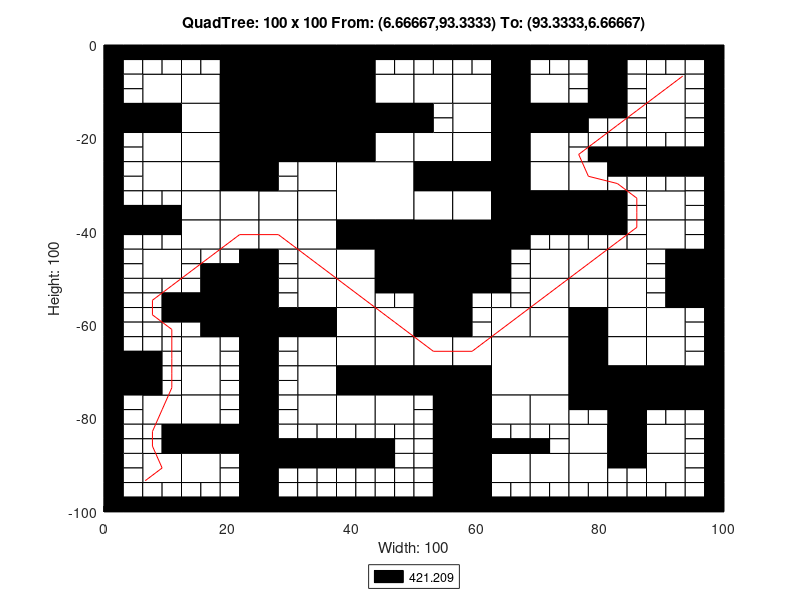

This figure's MATLAB source:
axis([0 100 -100 0]);
title('QuadTree: 100 x 100 From: (6.66667,93.3333) To: (93.3333,6.66667)');
xlabel('Width: 100');
ylabel('Height: 100');
rectangle('Position',[25 -12.5 12.5 12.5], 'FaceColor',[0 0 0]);
rectangle('Position',[25 -25 12.5 12.5], 'FaceColor',[0 0 0]);
rectangle('Position',[37.5 -37.5 12.5 12.5], 'FaceColor',[1 1 1]);
rectangle('Position',[50 -50 12.5 12.5], 'FaceColor',[0 0 0]);
rectangle('Position',[62.5 -75 12.5 12.5], 'FaceColor',[1 1 1]);
rectangle('Position',[6.25 -12.5 6.25 6.25], 'FaceColor',[1 1 1]);
rectangle('Position',[18.75 -6.25 6.25 6.25], 'FaceColor',[0 0 0]);
rectangle('Position',[12.5 -12.5 6.25 6.25], 'FaceColor',[1 1 1]);
rectangle('Position',[18.75 -12.5 6.25 6.25], 'FaceColor',[0 0 0]);
rectangle('Position',[0 -18.75 6.25 6.25], 'FaceColor',[0 0 0]);
rectangle('Position',[6.25 -18.75 6.25 6.25], 'FaceColor',[0 0 0]);
rectangle('Position',[6.25 -25 6.25 6.25], 'FaceColor',[1 1 1]);
rectangle('Position',[12.5 -18.75 6.25 6.25], 'FaceColor',[1 1 1]);
rectangle('Position',[18.75 -18.75 6.25 6.25], 'FaceColor',[0 0 0]);
rectangle('Position',[12.5 -25 6.25 6.25], 'FaceColor',[1 1 1]);
rectangle('Position',[18.75 -25 6.25 6.25], 'FaceColor',[0 0 0]);
rectangle('Position',[37.5 -6.25 6.25 6.25], 'FaceColor',[0 0 0]);
rectangle('Position',[37.5 -12.5 6.25 6.25], 'FaceColor',[0 0 0]);
rectangle('Position',[43.75 -12.5 6.25 6.25], 'FaceColor',[1 1 1]);
rectangle('Position',[37.5 -18.75 6.25 6.25], 'FaceColor',[0 0 0]);
rectangle('Position',[43.75 -18.75 6.25 6.25], 'FaceColor',[0 0 0]);
rectangle('Position',[37.5 -25 6.25 6.25], 'FaceColor',[0 0 0]);
rectangle('Position',[43.75 -25 6.25 6.25], 'FaceColor',[1 1 1]);
rectangle('Position',[6.25 -31.25 6.25 6.25], 'FaceColor',[1 1 1]);
rectangle('Position',[12.5 -31.25 6.25 6.25], 'FaceColor',[1 1 1]);
rectangle('Position',[18.75 -31.25 6.25 6.25], 'FaceColor',[0 0 0]);
rectangle('Position',[12.5 -37.5 6.25 6.25], 'FaceColor',[1 1 1]);
rectangle('Position',[18.75 -37.5 6.25 6.25], 'FaceColor',[1 1 1]);
rectangle('Position',[6.25 -50 6.25 6.25], 'FaceColor',[1 1 1]);
rectangle('Position',[12.5 -43.75 6.25 6.25], 'FaceColor',[1 1 1]);
rectangle('Position',[18.75 -43.75 6.25 6.25], 'FaceColor',[1 1 1]);
rectangle('Position',[31.25 -31.25 6.25 6.25], 'FaceColor',[1 1 1]);
rectangle('Position',[25 -37.5 6.25 6.25], 'FaceColor',[1 1 1]);
rectangle('Position',[31.25 -37.5 6.25 6.25], 'FaceColor',[1 1 1]);
rectangle('Position',[25 -43.75 6.25 6.25], 'FaceColor',[1 1 1]);
rectangle('Position',[31.25 -43.75 6.25 6.25], 'FaceColor',[1 1 1]);
rectangle('Position',[31.25 -50 6.25 6.25], 'FaceColor',[1 1 1]);
rectangle('Position',[37.5 -43.75 6.25 6.25], 'FaceColor',[0 0 0]);
rectangle('Position',[43.75 -43.75 6.25 6.25], 'FaceColor',[0 0 0]);
rectangle('Position',[37.5 -50 6.25 6.25], 'FaceColor',[1 1 1]);
rectangle('Position',[43.75 -50 6.25 6.25], 'FaceColor',[0 0 0]);
rectangle('Position',[50 -12.5 6.25 6.25], 'FaceColor',[1 1 1]);
rectangle('Position',[56.25 -12.5 6.25 6.25], 'FaceColor',[1 1 1]);
rectangle('Position',[62.5 -6.25 6.25 6.25], 'FaceColor',[0 0 0]);
rectangle('Position',[62.5 -12.5 6.25 6.25], 'FaceColor',[0 0 0]);
rectangle('Position',[68.75 -12.5 6.25 6.25], 'FaceColor',[1 1 1]);
rectangle('Position',[56.25 -18.75 6.25 6.25], 'FaceColor',[1 1 1]);
rectangle('Position',[50 -25 6.25 6.25], 'FaceColor',[1 1 1]);
rectangle('Position',[56.25 -25 6.25 6.25], 'FaceColor',[1 1 1]);
rectangle('Position',[62.5 -18.75 6.25 6.25], 'FaceColor',[0 0 0]);
rectangle('Position',[68.75 -18.75 6.25 6.25], 'FaceColor',[0 0 0]);
rectangle('Position',[62.5 -25 6.25 6.25], 'FaceColor',[0 0 0]);
rectangle('Position',[68.75 -25 6.25 6.25], 'FaceColor',[1 1 1]);
rectangle('Position',[87.5 -12.5 6.25 6.25], 'FaceColor',[1 1 1]);
rectangle('Position',[87.5 -18.75 6.25 6.25], 'FaceColor',[1 1 1]);
rectangle('Position',[50 -31.25 6.25 6.25], 'FaceColor',[0 0 0]);
rectangle('Position',[56.25 -31.25 6.25 6.25], 'FaceColor',[0 0 0]);
rectangle('Position',[50 -37.5 6.25 6.25], 'FaceColor',[1 1 1]);
rectangle('Position',[56.25 -37.5 6.25 6.25], 'FaceColor',[1 1 1]);
rectangle('Position',[62.5 -31.25 6.25 6.25], 'FaceColor',[0 0 0]);
rectangle('Position',[68.75 -31.25 6.25 6.25], 'FaceColor',[1 1 1]);
rectangle('Position',[62.5 -37.5 6.25 6.25], 'FaceColor',[0 0 0]);
rectangle('Position',[68.75 -37.5 6.25 6.25], 'FaceColor',[0 0 0]);
rectangle('Position',[62.5 -43.75 6.25 6.25], 'FaceColor',[0 0 0]);
rectangle('Position',[68.75 -50 6.25 6.25], 'FaceColor',[1 1 1]);
rectangle('Position',[75 -31.25 6.25 6.25], 'FaceColor',[1 1 1]);
rectangle('Position',[75 -37.5 6.25 6.25], 'FaceColor',[0 0 0]);
rectangle('Position',[87.5 -37.5 6.25 6.25], 'FaceColor',[1 1 1]);
rectangle('Position',[75 -50 6.25 6.25], 'FaceColor',[1 1 1]);
rectangle('Position',[81.25 -50 6.25 6.25], 'FaceColor',[1 1 1]);
rectangle('Position',[87.5 -43.75 6.25 6.25], 'FaceColor',[1 1 1]);
rectangle('Position',[93.75 -50 6.25 6.25], 'FaceColor',[0 0 0]);
rectangle('Position',[18.75 -56.25 6.25 6.25], 'FaceColor',[0 0 0]);
rectangle('Position',[18.75 -62.5 6.25 6.25], 'FaceColor',[0 0 0]);
rectangle('Position',[0 -75 6.25 6.25], 'FaceColor',[0 0 0]);
rectangle('Position',[12.5 -68.75 6.25 6.25], 'FaceColor',[1 1 1]);
rectangle('Position',[12.5 -75 6.25 6.25], 'FaceColor',[1 1 1]);
rectangle('Position',[31.25 -56.25 6.25 6.25], 'FaceColor',[1 1 1]);
rectangle('Position',[25 -62.5 6.25 6.25], 'FaceColor',[0 0 0]);
rectangle('Position',[31.25 -62.5 6.25 6.25], 'FaceColor',[0 0 0]);
rectangle('Position',[37.5 -56.25 6.25 6.25], 'FaceColor',[1 1 1]);
rectangle('Position',[37.5 -62.5 6.25 6.25], 'FaceColor',[1 1 1]);
rectangle('Position',[43.75 -62.5 6.25 6.25], 'FaceColor',[1 1 1]);
rectangle('Position',[31.25 -68.75 6.25 6.25], 'FaceColor',[1 1 1]);
rectangle('Position',[31.25 -75 6.25 6.25], 'FaceColor',[1 1 1]);
rectangle('Position',[37.5 -68.75 6.25 6.25], 'FaceColor',[1 1 1]);
rectangle('Position',[43.75 -68.75 6.25 6.25], 'FaceColor',[1 1 1]);
rectangle('Position',[37.5 -75 6.25 6.25], 'FaceColor',[0 0 0]);
rectangle('Position',[43.75 -75 6.25 6.25], 'FaceColor',[0 0 0]);
rectangle('Position',[6.25 -81.25 6.25 6.25], 'FaceColor',[1 1 1]);
rectangle('Position',[12.5 -81.25 6.25 6.25], 'FaceColor',[1 1 1]);
rectangle('Position',[12.5 -87.5 6.25 6.25], 'FaceColor',[0 0 0]);
rectangle('Position',[18.75 -87.5 6.25 6.25], 'FaceColor',[0 0 0]);
rectangle('Position',[6.25 -93.75 6.25 6.25], 'FaceColor',[1 1 1]);
rectangle('Position',[12.5 -93.75 6.25 6.25], 'FaceColor',[1 1 1]);
rectangle('Position',[31.25 -81.25 6.25 6.25], 'FaceColor',[1 1 1]);
rectangle('Position',[37.5 -81.25 6.25 6.25], 'FaceColor',[1 1 1]);
rectangle('Position',[43.75 -81.25 6.25 6.25], 'FaceColor',[1 1 1]);
rectangle('Position',[50 -56.25 6.25 6.25], 'FaceColor',[0 0 0]);
rectangle('Position',[50 -62.5 6.25 6.25], 'FaceColor',[0 0 0]);
rectangle('Position',[68.75 -56.25 6.25 6.25], 'FaceColor',[1 1 1]);
rectangle('Position',[62.5 -62.5 6.25 6.25], 'FaceColor',[1 1 1]);
rectangle('Position',[68.75 -62.5 6.25 6.25], 'FaceColor',[1 1 1]);
rectangle('Position',[50 -68.75 6.25 6.25], 'FaceColor',[1 1 1]);
rectangle('Position',[56.25 -68.75 6.25 6.25], 'FaceColor',[1 1 1]);
rectangle('Position',[50 -75 6.25 6.25], 'FaceColor',[0 0 0]);
rectangle('Position',[56.25 -75 6.25 6.25], 'FaceColor',[0 0 0]);
rectangle('Position',[75 -56.25 6.25 6.25], 'FaceColor',[1 1 1]);
rectangle('Position',[81.25 -56.25 6.25 6.25], 'FaceColor',[1 1 1]);
rectangle('Position',[75 -62.5 6.25 6.25], 'FaceColor',[0 0 0]);
rectangle('Position',[81.25 -62.5 6.25 6.25], 'FaceColor',[1 1 1]);
rectangle('Position',[93.75 -56.25 6.25 6.25], 'FaceColor',[0 0 0]);
rectangle('Position',[87.5 -62.5 6.25 6.25], 'FaceColor',[1 1 1]);
rectangle('Position',[75 -68.75 6.25 6.25], 'FaceColor',[0 0 0]);
rectangle('Position',[81.25 -68.75 6.25 6.25], 'FaceColor',[1 1 1]);
rectangle('Position',[75 -75 6.25 6.25], 'FaceColor',[0 0 0]);
rectangle('Position',[81.25 -75 6.25 6.25], 'FaceColor',[0 0 0]);
rectangle('Position',[87.5 -68.75 6.25 6.25], 'FaceColor',[1 1 1]);
rectangle('Position',[87.5 -75 6.25 6.25], 'FaceColor',[0 0 0]);
rectangle('Position',[93.75 -75 6.25 6.25], 'FaceColor',[0 0 0]);
rectangle('Position',[56.25 -81.25 6.25 6.25], 'FaceColor',[0 0 0]);
rectangle('Position',[56.25 -87.5 6.25 6.25], 'FaceColor',[0 0 0]);
rectangle('Position',[62.5 -81.25 6.25 6.25], 'FaceColor',[1 1 1]);
rectangle('Position',[68.75 -81.25 6.25 6.25], 'FaceColor',[1 1 1]);
rectangle('Position',[56.25 -93.75 6.25 6.25], 'FaceColor',[0 0 0]);
rectangle('Position',[56.25 -100 6.25 6.25], 'FaceColor',[0 0 0]);
rectangle('Position',[62.5 -93.75 6.25 6.25], 'FaceColor',[1 1 1]);
rectangle('Position',[68.75 -93.75 6.25 6.25], 'FaceColor',[1 1 1]);
rectangle('Position',[81.25 -81.25 6.25 6.25], 'FaceColor',[0 0 0]);
rectangle('Position',[75 -87.5 6.25 6.25], 'FaceColor',[1 1 1]);
rectangle('Position',[81.25 -87.5 6.25 6.25], 'FaceColor',[0 0 0]);
rectangle('Position',[87.5 -87.5 6.25 6.25], 'FaceColor',[1 1 1]);
rectangle('Position',[75 -93.75 6.25 6.25], 'FaceColor',[1 1 1]);
rectangle('Position',[87.5 -93.75 6.25 6.25], 'FaceColor',[1 1 1]);
rectangle('Position',[0 -3.125 3.125 3.125], 'FaceColor',[0 0 0]);
rectangle('Position',[3.125 -3.125 3.125 3.125], 'FaceColor',[0 0 0]);
rectangle('Position',[0 -6.25 3.125 3.125], 'FaceColor',[0 0 0]);
rectangle('Position',[3.125 -6.25 3.125 3.125], 'FaceColor',[1 1 1]);
rectangle('Position',[6.25 -3.125 3.125 3.125], 'FaceColor',[0 0 0]);
rectangle('Position',[9.375 -3.125 3.125 3.125], 'FaceColor',[0 0 0]);
rectangle('Position',[6.25 -6.25 3.125 3.125], 'FaceColor',[1 1 1]);
rectangle('Position',[9.375 -6.25 3.125 3.125], 'FaceColor',[1 1 1]);
rectangle('Position',[0 -9.375 3.125 3.125], 'FaceColor',[0 0 0]);
rectangle('Position',[3.125 -9.375 3.125 3.125], 'FaceColor',[1 1 1]);
rectangle('Position',[0 -12.5 3.125 3.125], 'FaceColor',[0 0 0]);
rectangle('Position',[3.125 -12.5 3.125 3.125], 'FaceColor',[1 1 1]);
rectangle('Position',[12.5 -3.125 3.125 3.125], 'FaceColor',[0 0 0]);
rectangle('Position',[15.625 -3.125 3.125 3.125], 'FaceColor',[0 0 0]);
rectangle('Position',[12.5 -6.25 3.125 3.125], 'FaceColor',[1 1 1]);
rectangle('Position',[15.625 -6.25 3.125 3.125], 'FaceColor',[1 1 1]);
rectangle('Position',[0 -21.875 3.125 3.125], 'FaceColor',[0 0 0]);
rectangle('Position',[3.125 -21.875 3.125 3.125], 'FaceColor',[1 1 1]);
rectangle('Position',[0 -25 3.125 3.125], 'FaceColor',[0 0 0]);
rectangle('Position',[3.125 -25 3.125 3.125], 'FaceColor',[1 1 1]);
rectangle('Position',[43.75 -3.125 3.125 3.125], 'FaceColor',[0 0 0]);
rectangle('Position',[46.875 -3.125 3.125 3.125], 'FaceColor',[0 0 0]);
rectangle('Position',[43.75 -6.25 3.125 3.125], 'FaceColor',[1 1 1]);
rectangle('Position',[46.875 -6.25 3.125 3.125], 'FaceColor',[1 1 1]);
rectangle('Position',[0 -28.125 3.125 3.125], 'FaceColor',[0 0 0]);
rectangle('Position',[3.125 -28.125 3.125 3.125], 'FaceColor',[1 1 1]);
rectangle('Position',[0 -31.25 3.125 3.125], 'FaceColor',[0 0 0]);
rectangle('Position',[3.125 -31.25 3.125 3.125], 'FaceColor',[1 1 1]);
rectangle('Position',[0 -34.375 3.125 3.125], 'FaceColor',[0 0 0]);
rectangle('Position',[3.125 -34.375 3.125 3.125], 'FaceColor',[1 1 1]);
rectangle('Position',[0 -37.5 3.125 3.125], 'FaceColor',[0 0 0]);
rectangle('Position',[3.125 -37.5 3.125 3.125], 'FaceColor',[0 0 0]);
rectangle('Position',[6.25 -34.375 3.125 3.125], 'FaceColor',[1 1 1]);
rectangle('Position',[9.375 -34.375 3.125 3.125], 'FaceColor',[1 1 1]);
rectangle('Position',[6.25 -37.5 3.125 3.125], 'FaceColor',[0 0 0]);
rectangle('Position',[9.375 -37.5 3.125 3.125], 'FaceColor',[0 0 0]);
rectangle('Position',[0 -40.625 3.125 3.125], 'FaceColor',[0 0 0]);
rectangle('Position',[3.125 -40.625 3.125 3.125], 'FaceColor',[0 0 0]);
rectangle('Position',[0 -43.75 3.125 3.125], 'FaceColor',[0 0 0]);
rectangle('Position',[3.125 -43.75 3.125 3.125], 'FaceColor',[1 1 1]);
rectangle('Position',[6.25 -40.625 3.125 3.125], 'FaceColor',[0 0 0]);
rectangle('Position',[9.375 -40.625 3.125 3.125], 'FaceColor',[0 0 0]);
rectangle('Position',[6.25 -43.75 3.125 3.125], 'FaceColor',[1 1 1]);
rectangle('Position',[9.375 -43.75 3.125 3.125], 'FaceColor',[1 1 1]);
rectangle('Position',[0 -46.875 3.125 3.125], 'FaceColor',[0 0 0]);
rectangle('Position',[3.125 -46.875 3.125 3.125], 'FaceColor',[1 1 1]);
rectangle('Position',[0 -50 3.125 3.125], 'FaceColor',[0 0 0]);
rectangle('Position',[3.125 -50 3.125 3.125], 'FaceColor',[1 1 1]);
rectangle('Position',[12.5 -46.875 3.125 3.125], 'FaceColor',[1 1 1]);
rectangle('Position',[15.625 -46.875 3.125 3.125], 'FaceColor',[1 1 1]);
rectangle('Position',[12.5 -50 3.125 3.125], 'FaceColor',[1 1 1]);
rectangle('Position',[15.625 -50 3.125 3.125], 'FaceColor',[0 0 0]);
rectangle('Position',[18.75 -46.875 3.125 3.125], 'FaceColor',[1 1 1]);
rectangle('Position',[21.875 -46.875 3.125 3.125], 'FaceColor',[0 0 0]);
rectangle('Position',[18.75 -50 3.125 3.125], 'FaceColor',[0 0 0]);
rectangle('Position',[21.875 -50 3.125 3.125], 'FaceColor',[0 0 0]);
rectangle('Position',[25 -28.125 3.125 3.125], 'FaceColor',[0 0 0]);
rectangle('Position',[28.125 -28.125 3.125 3.125], 'FaceColor',[1 1 1]);
rectangle('Position',[25 -31.25 3.125 3.125], 'FaceColor',[0 0 0]);
rectangle('Position',[28.125 -31.25 3.125 3.125], 'FaceColor',[1 1 1]);
rectangle('Position',[25 -46.875 3.125 3.125], 'FaceColor',[0 0 0]);
rectangle('Position',[28.125 -46.875 3.125 3.125], 'FaceColor',[1 1 1]);
rectangle('Position',[25 -50 3.125 3.125], 'FaceColor',[0 0 0]);
rectangle('Position',[28.125 -50 3.125 3.125], 'FaceColor',[1 1 1]);
rectangle('Position',[50 -3.125 3.125 3.125], 'FaceColor',[0 0 0]);
rectangle('Position',[53.125 -3.125 3.125 3.125], 'FaceColor',[0 0 0]);
rectangle('Position',[50 -6.25 3.125 3.125], 'FaceColor',[1 1 1]);
rectangle('Position',[53.125 -6.25 3.125 3.125], 'FaceColor',[1 1 1]);
rectangle('Position',[56.25 -3.125 3.125 3.125], 'FaceColor',[0 0 0]);
rectangle('Position',[59.375 -3.125 3.125 3.125], 'FaceColor',[0 0 0]);
rectangle('Position',[56.25 -6.25 3.125 3.125], 'FaceColor',[1 1 1]);
rectangle('Position',[59.375 -6.25 3.125 3.125], 'FaceColor',[1 1 1]);
rectangle('Position',[68.75 -3.125 3.125 3.125], 'FaceColor',[0 0 0]);
rectangle('Position',[71.875 -3.125 3.125 3.125], 'FaceColor',[0 0 0]);
rectangle('Position',[68.75 -6.25 3.125 3.125], 'FaceColor',[1 1 1]);
rectangle('Position',[71.875 -6.25 3.125 3.125], 'FaceColor',[1 1 1]);
rectangle('Position',[50 -15.625 3.125 3.125], 'FaceColor',[0 0 0]);
rectangle('Position',[53.125 -15.625 3.125 3.125], 'FaceColor',[1 1 1]);
rectangle('Position',[50 -18.75 3.125 3.125], 'FaceColor',[0 0 0]);
rectangle('Position',[53.125 -18.75 3.125 3.125], 'FaceColor',[1 1 1]);
rectangle('Position',[75 -3.125 3.125 3.125], 'FaceColor',[0 0 0]);
rectangle('Position',[78.125 -3.125 3.125 3.125], 'FaceColor',[0 0 0]);
rectangle('Position',[75 -6.25 3.125 3.125], 'FaceColor',[1 1 1]);
rectangle('Position',[78.125 -6.25 3.125 3.125], 'FaceColor',[0 0 0]);
rectangle('Position',[81.25 -3.125 3.125 3.125], 'FaceColor',[0 0 0]);
rectangle('Position',[84.375 -3.125 3.125 3.125], 'FaceColor',[0 0 0]);
rectangle('Position',[81.25 -6.25 3.125 3.125], 'FaceColor',[0 0 0]);
rectangle('Position',[84.375 -6.25 3.125 3.125], 'FaceColor',[1 1 1]);
rectangle('Position',[75 -9.375 3.125 3.125], 'FaceColor',[1 1 1]);
rectangle('Position',[78.125 -9.375 3.125 3.125], 'FaceColor',[0 0 0]);
rectangle('Position',[75 -12.5 3.125 3.125], 'FaceColor',[1 1 1]);
rectangle('Position',[78.125 -12.5 3.125 3.125], 'FaceColor',[0 0 0]);
rectangle('Position',[81.25 -9.375 3.125 3.125], 'FaceColor',[0 0 0]);
rectangle('Position',[84.375 -9.375 3.125 3.125], 'FaceColor',[1 1 1]);
rectangle('Position',[81.25 -12.5 3.125 3.125], 'FaceColor',[0 0 0]);
rectangle('Position',[84.375 -12.5 3.125 3.125], 'FaceColor',[1 1 1]);
rectangle('Position',[87.5 -3.125 3.125 3.125], 'FaceColor',[0 0 0]);
rectangle('Position',[90.625 -3.125 3.125 3.125], 'FaceColor',[0 0 0]);
rectangle('Position',[87.5 -6.25 3.125 3.125], 'FaceColor',[1 1 1]);
rectangle('Position',[90.625 -6.25 3.125 3.125], 'FaceColor',[1 1 1]);
rectangle('Position',[93.75 -3.125 3.125 3.125], 'FaceColor',[0 0 0]);
rectangle('Position',[96.875 -3.125 3.125 3.125], 'FaceColor',[0 0 0]);
rectangle('Position',[93.75 -6.25 3.125 3.125], 'FaceColor',[1 1 1]);
rectangle('Position',[96.875 -6.25 3.125 3.125], 'FaceColor',[0 0 0]);
rectangle('Position',[93.75 -9.375 3.125 3.125], 'FaceColor',[1 1 1]);
rectangle('Position',[96.875 -9.375 3.125 3.125], 'FaceColor',[0 0 0]);
rectangle('Position',[93.75 -12.5 3.125 3.125], 'FaceColor',[1 1 1]);
rectangle('Position',[96.875 -12.5 3.125 3.125], 'FaceColor',[0 0 0]);
rectangle('Position',[75 -15.625 3.125 3.125], 'FaceColor',[0 0 0]);
rectangle('Position',[78.125 -15.625 3.125 3.125], 'FaceColor',[0 0 0]);
rectangle('Position',[75 -18.75 3.125 3.125], 'FaceColor',[0 0 0]);
rectangle('Position',[78.125 -18.75 3.125 3.125], 'FaceColor',[1 1 1]);
rectangle('Position',[81.25 -15.625 3.125 3.125], 'FaceColor',[0 0 0]);
rectangle('Position',[84.375 -15.625 3.125 3.125], 'FaceColor',[1 1 1]);
rectangle('Position',[81.25 -18.75 3.125 3.125], 'FaceColor',[1 1 1]);
rectangle('Position',[84.375 -18.75 3.125 3.125], 'FaceColor',[1 1 1]);
rectangle('Position',[75 -21.875 3.125 3.125], 'FaceColor',[1 1 1]);
rectangle('Position',[78.125 -21.875 3.125 3.125], 'FaceColor',[1 1 1]);
rectangle('Position',[75 -25 3.125 3.125], 'FaceColor',[1 1 1]);
rectangle('Position',[78.125 -25 3.125 3.125], 'FaceColor',[0 0 0]);
rectangle('Position',[81.25 -21.875 3.125 3.125], 'FaceColor',[1 1 1]);
rectangle('Position',[84.375 -21.875 3.125 3.125], 'FaceColor',[1 1 1]);
rectangle('Position',[81.25 -25 3.125 3.125], 'FaceColor',[0 0 0]);
rectangle('Position',[84.375 -25 3.125 3.125], 'FaceColor',[0 0 0]);
rectangle('Position',[93.75 -15.625 3.125 3.125], 'FaceColor',[1 1 1]);
rectangle('Position',[96.875 -15.625 3.125 3.125], 'FaceColor',[0 0 0]);
rectangle('Position',[93.75 -18.75 3.125 3.125], 'FaceColor',[1 1 1]);
rectangle('Position',[96.875 -18.75 3.125 3.125], 'FaceColor',[0 0 0]);
rectangle('Position',[87.5 -21.875 3.125 3.125], 'FaceColor',[1 1 1]);
rectangle('Position',[90.625 -21.875 3.125 3.125], 'FaceColor',[1 1 1]);
rectangle('Position',[87.5 -25 3.125 3.125], 'FaceColor',[0 0 0]);
rectangle('Position',[90.625 -25 3.125 3.125], 'FaceColor',[0 0 0]);
rectangle('Position',[93.75 -21.875 3.125 3.125], 'FaceColor',[1 1 1]);
rectangle('Position',[96.875 -21.875 3.125 3.125], 'FaceColor',[0 0 0]);
rectangle('Position',[93.75 -25 3.125 3.125], 'FaceColor',[0 0 0]);
rectangle('Position',[96.875 -25 3.125 3.125], 'FaceColor',[0 0 0]);
rectangle('Position',[68.75 -40.625 3.125 3.125], 'FaceColor',[0 0 0]);
rectangle('Position',[71.875 -40.625 3.125 3.125], 'FaceColor',[0 0 0]);
rectangle('Position',[68.75 -43.75 3.125 3.125], 'FaceColor',[1 1 1]);
rectangle('Position',[71.875 -43.75 3.125 3.125], 'FaceColor',[1 1 1]);
rectangle('Position',[62.5 -46.875 3.125 3.125], 'FaceColor',[0 0 0]);
rectangle('Position',[65.625 -46.875 3.125 3.125], 'FaceColor',[1 1 1]);
rectangle('Position',[62.5 -50 3.125 3.125], 'FaceColor',[0 0 0]);
rectangle('Position',[65.625 -50 3.125 3.125], 'FaceColor',[1 1 1]);
rectangle('Position',[81.25 -28.125 3.125 3.125], 'FaceColor',[0 0 0]);
rectangle('Position',[84.375 -28.125 3.125 3.125], 'FaceColor',[0 0 0]);
rectangle('Position',[81.25 -31.25 3.125 3.125], 'FaceColor',[1 1 1]);
rectangle('Position',[84.375 -31.25 3.125 3.125], 'FaceColor',[1 1 1]);
rectangle('Position',[81.25 -34.375 3.125 3.125], 'FaceColor',[0 0 0]);
rectangle('Position',[84.375 -34.375 3.125 3.125], 'FaceColor',[1 1 1]);
rectangle('Position',[81.25 -37.5 3.125 3.125], 'FaceColor',[0 0 0]);
rectangle('Position',[84.375 -37.5 3.125 3.125], 'FaceColor',[1 1 1]);
rectangle('Position',[87.5 -28.125 3.125 3.125], 'FaceColor',[0 0 0]);
rectangle('Position',[90.625 -28.125 3.125 3.125], 'FaceColor',[0 0 0]);
rectangle('Position',[87.5 -31.25 3.125 3.125], 'FaceColor',[1 1 1]);
rectangle('Position',[90.625 -31.25 3.125 3.125], 'FaceColor',[1 1 1]);
rectangle('Position',[93.75 -28.125 3.125 3.125], 'FaceColor',[0 0 0]);
rectangle('Position',[96.875 -28.125 3.125 3.125], 'FaceColor',[0 0 0]);
rectangle('Position',[93.75 -31.25 3.125 3.125], 'FaceColor',[1 1 1]);
rectangle('Position',[96.875 -31.25 3.125 3.125], 'FaceColor',[0 0 0]);
rectangle('Position',[93.75 -34.375 3.125 3.125], 'FaceColor',[1 1 1]);
rectangle('Position',[96.875 -34.375 3.125 3.125], 'FaceColor',[0 0 0]);
rectangle('Position',[93.75 -37.5 3.125 3.125], 'FaceColor',[1 1 1]);
rectangle('Position',[96.875 -37.5 3.125 3.125], 'FaceColor',[0 0 0]);
rectangle('Position',[75 -40.625 3.125 3.125], 'FaceColor',[0 0 0]);
rectangle('Position',[78.125 -40.625 3.125 3.125], 'FaceColor',[0 0 0]);
rectangle('Position',[75 -43.75 3.125 3.125], 'FaceColor',[1 1 1]);
rectangle('Position',[78.125 -43.75 3.125 3.125], 'FaceColor',[1 1 1]);
rectangle('Position',[81.25 -40.625 3.125 3.125], 'FaceColor',[0 0 0]);
rectangle('Position',[84.375 -40.625 3.125 3.125], 'FaceColor',[1 1 1]);
rectangle('Position',[81.25 -43.75 3.125 3.125], 'FaceColor',[1 1 1]);
rectangle('Position',[84.375 -43.75 3.125 3.125], 'FaceColor',[1 1 1]);
rectangle('Position',[93.75 -40.625 3.125 3.125], 'FaceColor',[1 1 1]);
rectangle('Position',[96.875 -40.625 3.125 3.125], 'FaceColor',[0 0 0]);
rectangle('Position',[93.75 -43.75 3.125 3.125], 'FaceColor',[1 1 1]);
rectangle('Position',[96.875 -43.75 3.125 3.125], 'FaceColor',[0 0 0]);
rectangle('Position',[87.5 -46.875 3.125 3.125], 'FaceColor',[1 1 1]);
rectangle('Position',[90.625 -46.875 3.125 3.125], 'FaceColor',[0 0 0]);
rectangle('Position',[87.5 -50 3.125 3.125], 'FaceColor',[1 1 1]);
rectangle('Position',[90.625 -50 3.125 3.125], 'FaceColor',[0 0 0]);
rectangle('Position',[0 -53.125 3.125 3.125], 'FaceColor',[0 0 0]);
rectangle('Position',[3.125 -53.125 3.125 3.125], 'FaceColor',[1 1 1]);
rectangle('Position',[0 -56.25 3.125 3.125], 'FaceColor',[0 0 0]);
rectangle('Position',[3.125 -56.25 3.125 3.125], 'FaceColor',[1 1 1]);
rectangle('Position',[6.25 -53.125 3.125 3.125], 'FaceColor',[1 1 1]);
rectangle('Position',[9.375 -53.125 3.125 3.125], 'FaceColor',[1 1 1]);
rectangle('Position',[6.25 -56.25 3.125 3.125], 'FaceColor',[1 1 1]);
rectangle('Position',[9.375 -56.25 3.125 3.125], 'FaceColor',[0 0 0]);
rectangle('Position',[0 -59.375 3.125 3.125], 'FaceColor',[0 0 0]);
rectangle('Position',[3.125 -59.375 3.125 3.125], 'FaceColor',[1 1 1]);
rectangle('Position',[0 -62.5 3.125 3.125], 'FaceColor',[0 0 0]);
rectangle('Position',[3.125 -62.5 3.125 3.125], 'FaceColor',[1 1 1]);
rectangle('Position',[6.25 -59.375 3.125 3.125], 'FaceColor',[1 1 1]);
rectangle('Position',[9.375 -59.375 3.125 3.125], 'FaceColor',[0 0 0]);
rectangle('Position',[6.25 -62.5 3.125 3.125], 'FaceColor',[1 1 1]);
rectangle('Position',[9.375 -62.5 3.125 3.125], 'FaceColor',[1 1 1]);
rectangle('Position',[12.5 -53.125 3.125 3.125], 'FaceColor',[1 1 1]);
rectangle('Position',[15.625 -53.125 3.125 3.125], 'FaceColor',[0 0 0]);
rectangle('Position',[12.5 -56.25 3.125 3.125], 'FaceColor',[0 0 0]);
rectangle('Position',[15.625 -56.25 3.125 3.125], 'FaceColor',[0 0 0]);
rectangle('Position',[12.5 -59.375 3.125 3.125], 'FaceColor',[0 0 0]);
rectangle('Position',[15.625 -59.375 3.125 3.125], 'FaceColor',[0 0 0]);
rectangle('Position',[12.5 -62.5 3.125 3.125], 'FaceColor',[1 1 1]);
rectangle('Position',[15.625 -62.5 3.125 3.125], 'FaceColor',[0 0 0]);
rectangle('Position',[0 -65.625 3.125 3.125], 'FaceColor',[0 0 0]);
rectangle('Position',[3.125 -65.625 3.125 3.125], 'FaceColor',[1 1 1]);
rectangle('Position',[0 -68.75 3.125 3.125], 'FaceColor',[0 0 0]);
rectangle('Position',[3.125 -68.75 3.125 3.125], 'FaceColor',[0 0 0]);
rectangle('Position',[6.25 -65.625 3.125 3.125], 'FaceColor',[1 1 1]);
rectangle('Position',[9.375 -65.625 3.125 3.125], 'FaceColor',[1 1 1]);
rectangle('Position',[6.25 -68.75 3.125 3.125], 'FaceColor',[0 0 0]);
rectangle('Position',[9.375 -68.75 3.125 3.125], 'FaceColor',[1 1 1]);
rectangle('Position',[6.25 -71.875 3.125 3.125], 'FaceColor',[0 0 0]);
rectangle('Position',[9.375 -71.875 3.125 3.125], 'FaceColor',[1 1 1]);
rectangle('Position',[6.25 -75 3.125 3.125], 'FaceColor',[0 0 0]);
rectangle('Position',[9.375 -75 3.125 3.125], 'FaceColor',[1 1 1]);
rectangle('Position',[18.75 -65.625 3.125 3.125], 'FaceColor',[1 1 1]);
rectangle('Position',[21.875 -65.625 3.125 3.125], 'FaceColor',[0 0 0]);
rectangle('Position',[18.75 -68.75 3.125 3.125], 'FaceColor',[1 1 1]);
rectangle('Position',[21.875 -68.75 3.125 3.125], 'FaceColor',[0 0 0]);
rectangle('Position',[18.75 -71.875 3.125 3.125], 'FaceColor',[1 1 1]);
rectangle('Position',[21.875 -71.875 3.125 3.125], 'FaceColor',[0 0 0]);
rectangle('Position',[18.75 -75 3.125 3.125], 'FaceColor',[1 1 1]);
rectangle('Position',[21.875 -75 3.125 3.125], 'FaceColor',[0 0 0]);
rectangle('Position',[25 -53.125 3.125 3.125], 'FaceColor',[0 0 0]);
rectangle('Position',[28.125 -53.125 3.125 3.125], 'FaceColor',[1 1 1]);
rectangle('Position',[25 -56.25 3.125 3.125], 'FaceColor',[0 0 0]);
rectangle('Position',[28.125 -56.25 3.125 3.125], 'FaceColor',[1 1 1]);
rectangle('Position',[43.75 -53.125 3.125 3.125], 'FaceColor',[0 0 0]);
rectangle('Position',[46.875 -53.125 3.125 3.125], 'FaceColor',[0 0 0]);
rectangle('Position',[43.75 -56.25 3.125 3.125], 'FaceColor',[1 1 1]);
rectangle('Position',[46.875 -56.25 3.125 3.125], 'FaceColor',[1 1 1]);
rectangle('Position',[25 -65.625 3.125 3.125], 'FaceColor',[0 0 0]);
rectangle('Position',[28.125 -65.625 3.125 3.125], 'FaceColor',[1 1 1]);
rectangle('Position',[25 -68.75 3.125 3.125], 'FaceColor',[0 0 0]);
rectangle('Position',[28.125 -68.75 3.125 3.125], 'FaceColor',[1 1 1]);
rectangle('Position',[25 -71.875 3.125 3.125], 'FaceColor',[0 0 0]);
rectangle('Position',[28.125 -71.875 3.125 3.125], 'FaceColor',[1 1 1]);
rectangle('Position',[25 -75 3.125 3.125], 'FaceColor',[0 0 0]);
rectangle('Position',[28.125 -75 3.125 3.125], 'FaceColor',[1 1 1]);
rectangle('Position',[0 -78.125 3.125 3.125], 'FaceColor',[0 0 0]);
rectangle('Position',[3.125 -78.125 3.125 3.125], 'FaceColor',[1 1 1]);
rectangle('Position',[0 -81.25 3.125 3.125], 'FaceColor',[0 0 0]);
rectangle('Position',[3.125 -81.25 3.125 3.125], 'FaceColor',[1 1 1]);
rectangle('Position',[0 -84.375 3.125 3.125], 'FaceColor',[0 0 0]);
rectangle('Position',[3.125 -84.375 3.125 3.125], 'FaceColor',[1 1 1]);
rectangle('Position',[0 -87.5 3.125 3.125], 'FaceColor',[0 0 0]);
rectangle('Position',[3.125 -87.5 3.125 3.125], 'FaceColor',[1 1 1]);
rectangle('Position',[6.25 -84.375 3.125 3.125], 'FaceColor',[1 1 1]);
rectangle('Position',[9.375 -84.375 3.125 3.125], 'FaceColor',[0 0 0]);
rectangle('Position',[6.25 -87.5 3.125 3.125], 'FaceColor',[1 1 1]);
rectangle('Position',[9.375 -87.5 3.125 3.125], 'FaceColor',[0 0 0]);
rectangle('Position',[18.75 -78.125 3.125 3.125], 'FaceColor',[1 1 1]);
rectangle('Position',[21.875 -78.125 3.125 3.125], 'FaceColor',[0 0 0]);
rectangle('Position',[18.75 -81.25 3.125 3.125], 'FaceColor',[1 1 1]);
rectangle('Position',[21.875 -81.25 3.125 3.125], 'FaceColor',[0 0 0]);
rectangle('Position',[0 -90.625 3.125 3.125], 'FaceColor',[0 0 0]);
rectangle('Position',[3.125 -90.625 3.125 3.125], 'FaceColor',[1 1 1]);
rectangle('Position',[0 -93.75 3.125 3.125], 'FaceColor',[0 0 0]);
rectangle('Position',[3.125 -93.75 3.125 3.125], 'FaceColor',[1 1 1]);
rectangle('Position',[0 -96.875 3.125 3.125], 'FaceColor',[0 0 0]);
rectangle('Position',[3.125 -96.875 3.125 3.125], 'FaceColor',[1 1 1]);
rectangle('Position',[0 -100 3.125 3.125], 'FaceColor',[0 0 0]);
rectangle('Position',[3.125 -100 3.125 3.125], 'FaceColor',[0 0 0]);
rectangle('Position',[6.25 -96.875 3.125 3.125], 'FaceColor',[1 1 1]);
rectangle('Position',[9.375 -96.875 3.125 3.125], 'FaceColor',[1 1 1]);
rectangle('Position',[6.25 -100 3.125 3.125], 'FaceColor',[0 0 0]);
rectangle('Position',[9.375 -100 3.125 3.125], 'FaceColor',[0 0 0]);
rectangle('Position',[18.75 -90.625 3.125 3.125], 'FaceColor',[1 1 1]);
rectangle('Position',[21.875 -90.625 3.125 3.125], 'FaceColor',[0 0 0]);
rectangle('Position',[18.75 -93.75 3.125 3.125], 'FaceColor',[1 1 1]);
rectangle('Position',[21.875 -93.75 3.125 3.125], 'FaceColor',[0 0 0]);
rectangle('Position',[12.5 -96.875 3.125 3.125], 'FaceColor',[1 1 1]);
rectangle('Position',[15.625 -96.875 3.125 3.125], 'FaceColor',[1 1 1]);
rectangle('Position',[12.5 -100 3.125 3.125], 'FaceColor',[0 0 0]);
rectangle('Position',[15.625 -100 3.125 3.125], 'FaceColor',[0 0 0]);
rectangle('Position',[18.75 -96.875 3.125 3.125], 'FaceColor',[1 1 1]);
rectangle('Position',[21.875 -96.875 3.125 3.125], 'FaceColor',[0 0 0]);
rectangle('Position',[18.75 -100 3.125 3.125], 'FaceColor',[0 0 0]);
rectangle('Position',[21.875 -100 3.125 3.125], 'FaceColor',[0 0 0]);
rectangle('Position',[25 -78.125 3.125 3.125], 'FaceColor',[0 0 0]);
rectangle('Position',[28.125 -78.125 3.125 3.125], 'FaceColor',[1 1 1]);
rectangle('Position',[25 -81.25 3.125 3.125], 'FaceColor',[0 0 0]);
rectangle('Position',[28.125 -81.25 3.125 3.125], 'FaceColor',[1 1 1]);
rectangle('Position',[25 -84.375 3.125 3.125], 'FaceColor',[0 0 0]);
rectangle('Position',[28.125 -84.375 3.125 3.125], 'FaceColor',[1 1 1]);
rectangle('Position',[25 -87.5 3.125 3.125], 'FaceColor',[0 0 0]);
rectangle('Position',[28.125 -87.5 3.125 3.125], 'FaceColor',[0 0 0]);
rectangle('Position',[31.25 -84.375 3.125 3.125], 'FaceColor',[1 1 1]);
rectangle('Position',[34.375 -84.375 3.125 3.125], 'FaceColor',[1 1 1]);
rectangle('Position',[31.25 -87.5 3.125 3.125], 'FaceColor',[0 0 0]);
rectangle('Position',[34.375 -87.5 3.125 3.125], 'FaceColor',[0 0 0]);
rectangle('Position',[37.5 -84.375 3.125 3.125], 'FaceColor',[1 1 1]);
rectangle('Position',[40.625 -84.375 3.125 3.125], 'FaceColor',[1 1 1]);
rectangle('Position',[37.5 -87.5 3.125 3.125], 'FaceColor',[0 0 0]);
rectangle('Position',[40.625 -87.5 3.125 3.125], 'FaceColor',[0 0 0]);
rectangle('Position',[43.75 -84.375 3.125 3.125], 'FaceColor',[1 1 1]);
rectangle('Position',[46.875 -84.375 3.125 3.125], 'FaceColor',[1 1 1]);
rectangle('Position',[43.75 -87.5 3.125 3.125], 'FaceColor',[0 0 0]);
rectangle('Position',[46.875 -87.5 3.125 3.125], 'FaceColor',[1 1 1]);
rectangle('Position',[25 -90.625 3.125 3.125], 'FaceColor',[0 0 0]);
rectangle('Position',[28.125 -90.625 3.125 3.125], 'FaceColor',[0 0 0]);
rectangle('Position',[25 -93.75 3.125 3.125], 'FaceColor',[0 0 0]);
rectangle('Position',[28.125 -93.75 3.125 3.125], 'FaceColor',[1 1 1]);
rectangle('Position',[31.25 -90.625 3.125 3.125], 'FaceColor',[0 0 0]);
rectangle('Position',[34.375 -90.625 3.125 3.125], 'FaceColor',[0 0 0]);
rectangle('Position',[31.25 -93.75 3.125 3.125], 'FaceColor',[1 1 1]);
rectangle('Position',[34.375 -93.75 3.125 3.125], 'FaceColor',[1 1 1]);
rectangle('Position',[25 -96.875 3.125 3.125], 'FaceColor',[0 0 0]);
rectangle('Position',[28.125 -96.875 3.125 3.125], 'FaceColor',[1 1 1]);
rectangle('Position',[25 -100 3.125 3.125], 'FaceColor',[0 0 0]);
rectangle('Position',[28.125 -100 3.125 3.125], 'FaceColor',[0 0 0]);
rectangle('Position',[31.25 -96.875 3.125 3.125], 'FaceColor',[1 1 1]);
rectangle('Position',[34.375 -96.875 3.125 3.125], 'FaceColor',[1 1 1]);
rectangle('Position',[31.25 -100 3.125 3.125], 'FaceColor',[0 0 0]);
rectangle('Position',[34.375 -100 3.125 3.125], 'FaceColor',[0 0 0]);
rectangle('Position',[37.5 -90.625 3.125 3.125], 'FaceColor',[0 0 0]);
rectangle('Position',[40.625 -90.625 3.125 3.125], 'FaceColor',[0 0 0]);
rectangle('Position',[37.5 -93.75 3.125 3.125], 'FaceColor',[1 1 1]);
rectangle('Position',[40.625 -93.75 3.125 3.125], 'FaceColor',[1 1 1]);
rectangle('Position',[43.75 -90.625 3.125 3.125], 'FaceColor',[0 0 0]);
rectangle('Position',[46.875 -90.625 3.125 3.125], 'FaceColor',[1 1 1]);
rectangle('Position',[43.75 -93.75 3.125 3.125], 'FaceColor',[1 1 1]);
rectangle('Position',[46.875 -93.75 3.125 3.125], 'FaceColor',[1 1 1]);
rectangle('Position',[37.5 -96.875 3.125 3.125], 'FaceColor',[1 1 1]);
rectangle('Position',[40.625 -96.875 3.125 3.125], 'FaceColor',[1 1 1]);
rectangle('Position',[37.5 -100 3.125 3.125], 'FaceColor',[0 0 0]);
rectangle('Position',[40.625 -100 3.125 3.125], 'FaceColor',[0 0 0]);
rectangle('Position',[43.75 -96.875 3.125 3.125], 'FaceColor',[1 1 1]);
rectangle('Position',[46.875 -96.875 3.125 3.125], 'FaceColor',[1 1 1]);
rectangle('Position',[43.75 -100 3.125 3.125], 'FaceColor',[0 0 0]);
rectangle('Position',[46.875 -100 3.125 3.125], 'FaceColor',[0 0 0]);
rectangle('Position',[56.25 -53.125 3.125 3.125], 'FaceColor',[0 0 0]);
rectangle('Position',[59.375 -53.125 3.125 3.125], 'FaceColor',[0 0 0]);
rectangle('Position',[56.25 -56.25 3.125 3.125], 'FaceColor',[0 0 0]);
rectangle('Position',[59.375 -56.25 3.125 3.125], 'FaceColor',[1 1 1]);
rectangle('Position',[56.25 -59.375 3.125 3.125], 'FaceColor',[0 0 0]);
rectangle('Position',[59.375 -59.375 3.125 3.125], 'FaceColor',[1 1 1]);
rectangle('Position',[56.25 -62.5 3.125 3.125], 'FaceColor',[0 0 0]);
rectangle('Position',[59.375 -62.5 3.125 3.125], 'FaceColor',[1 1 1]);
rectangle('Position',[62.5 -53.125 3.125 3.125], 'FaceColor',[0 0 0]);
rectangle('Position',[65.625 -53.125 3.125 3.125], 'FaceColor',[1 1 1]);
rectangle('Position',[62.5 -56.25 3.125 3.125], 'FaceColor',[1 1 1]);
rectangle('Position',[65.625 -56.25 3.125 3.125], 'FaceColor',[1 1 1]);
rectangle('Position',[87.5 -53.125 3.125 3.125], 'FaceColor',[1 1 1]);
rectangle('Position',[90.625 -53.125 3.125 3.125], 'FaceColor',[0 0 0]);
rectangle('Position',[87.5 -56.25 3.125 3.125], 'FaceColor',[1 1 1]);
rectangle('Position',[90.625 -56.25 3.125 3.125], 'FaceColor',[0 0 0]);
rectangle('Position',[93.75 -59.375 3.125 3.125], 'FaceColor',[1 1 1]);
rectangle('Position',[96.875 -59.375 3.125 3.125], 'FaceColor',[0 0 0]);
rectangle('Position',[93.75 -62.5 3.125 3.125], 'FaceColor',[1 1 1]);
rectangle('Position',[96.875 -62.5 3.125 3.125], 'FaceColor',[0 0 0]);
rectangle('Position',[93.75 -65.625 3.125 3.125], 'FaceColor',[1 1 1]);
rectangle('Position',[96.875 -65.625 3.125 3.125], 'FaceColor',[0 0 0]);
rectangle('Position',[93.75 -68.75 3.125 3.125], 'FaceColor',[1 1 1]);
rectangle('Position',[96.875 -68.75 3.125 3.125], 'FaceColor',[0 0 0]);
rectangle('Position',[50 -78.125 3.125 3.125], 'FaceColor',[1 1 1]);
rectangle('Position',[53.125 -78.125 3.125 3.125], 'FaceColor',[0 0 0]);
rectangle('Position',[50 -81.25 3.125 3.125], 'FaceColor',[1 1 1]);
rectangle('Position',[53.125 -81.25 3.125 3.125], 'FaceColor',[0 0 0]);
rectangle('Position',[50 -84.375 3.125 3.125], 'FaceColor',[1 1 1]);
rectangle('Position',[53.125 -84.375 3.125 3.125], 'FaceColor',[0 0 0]);
rectangle('Position',[50 -87.5 3.125 3.125], 'FaceColor',[1 1 1]);
rectangle('Position',[53.125 -87.5 3.125 3.125], 'FaceColor',[0 0 0]);
rectangle('Position',[62.5 -84.375 3.125 3.125], 'FaceColor',[1 1 1]);
rectangle('Position',[65.625 -84.375 3.125 3.125], 'FaceColor',[1 1 1]);
rectangle('Position',[62.5 -87.5 3.125 3.125], 'FaceColor',[0 0 0]);
rectangle('Position',[65.625 -87.5 3.125 3.125], 'FaceColor',[0 0 0]);
rectangle('Position',[68.75 -84.375 3.125 3.125], 'FaceColor',[1 1 1]);
rectangle('Position',[71.875 -84.375 3.125 3.125], 'FaceColor',[1 1 1]);
rectangle('Position',[68.75 -87.5 3.125 3.125], 'FaceColor',[0 0 0]);
rectangle('Position',[71.875 -87.5 3.125 3.125], 'FaceColor',[1 1 1]);
rectangle('Position',[50 -90.625 3.125 3.125], 'FaceColor',[1 1 1]);
rectangle('Position',[53.125 -90.625 3.125 3.125], 'FaceColor',[0 0 0]);
rectangle('Position',[50 -93.75 3.125 3.125], 'FaceColor',[1 1 1]);
rectangle('Position',[53.125 -93.75 3.125 3.125], 'FaceColor',[0 0 0]);
rectangle('Position',[50 -96.875 3.125 3.125], 'FaceColor',[1 1 1]);
rectangle('Position',[53.125 -96.875 3.125 3.125], 'FaceColor',[0 0 0]);
rectangle('Position',[50 -100 3.125 3.125], 'FaceColor',[0 0 0]);
rectangle('Position',[53.125 -100 3.125 3.125], 'FaceColor',[0 0 0]);
rectangle('Position',[62.5 -96.875 3.125 3.125], 'FaceColor',[1 1 1]);
rectangle('Position',[65.625 -96.875 3.125 3.125], 'FaceColor',[1 1 1]);
rectangle('Position',[62.5 -100 3.125 3.125], 'FaceColor',[0 0 0]);
rectangle('Position',[65.625 -100 3.125 3.125], 'FaceColor',[0 0 0]);
rectangle('Position',[68.75 -96.875 3.125 3.125], 'FaceColor',[1 1 1]);
rectangle('Position',[71.875 -96.875 3.125 3.125], 'FaceColor',[1 1 1]);
rectangle('Position',[68.75 -100 3.125 3.125], 'FaceColor',[0 0 0]);
rectangle('Position',[71.875 -100 3.125 3.125], 'FaceColor',[0 0 0]);
rectangle('Position',[75 -78.125 3.125 3.125], 'FaceColor',[0 0 0]);
rectangle('Position',[78.125 -78.125 3.125 3.125], 'FaceColor',[0 0 0]);
rectangle('Position',[75 -81.25 3.125 3.125], 'FaceColor',[1 1 1]);
rectangle('Position',[78.125 -81.25 3.125 3.125], 'FaceColor',[1 1 1]);
rectangle('Position',[87.5 -78.125 3.125 3.125], 'FaceColor',[0 0 0]);
rectangle('Position',[90.625 -78.125 3.125 3.125], 'FaceColor',[0 0 0]);
rectangle('Position',[87.5 -81.25 3.125 3.125], 'FaceColor',[1 1 1]);
rectangle('Position',[90.625 -81.25 3.125 3.125], 'FaceColor',[1 1 1]);
rectangle('Position',[93.75 -78.125 3.125 3.125], 'FaceColor',[0 0 0]);
rectangle('Position',[96.875 -78.125 3.125 3.125], 'FaceColor',[0 0 0]);
rectangle('Position',[93.75 -81.25 3.125 3.125], 'FaceColor',[1 1 1]);
rectangle('Position',[96.875 -81.25 3.125 3.125], 'FaceColor',[0 0 0]);
rectangle('Position',[93.75 -84.375 3.125 3.125], 'FaceColor',[1 1 1]);
rectangle('Position',[96.875 -84.375 3.125 3.125], 'FaceColor',[0 0 0]);
rectangle('Position',[93.75 -87.5 3.125 3.125], 'FaceColor',[1 1 1]);
rectangle('Position',[96.875 -87.5 3.125 3.125], 'FaceColor',[0 0 0]);
rectangle('Position',[81.25 -90.625 3.125 3.125], 'FaceColor',[0 0 0]);
rectangle('Position',[84.375 -90.625 3.125 3.125], 'FaceColor',[0 0 0]);
rectangle('Position',[81.25 -93.75 3.125 3.125], 'FaceColor',[1 1 1]);
rectangle('Position',[84.375 -93.75 3.125 3.125], 'FaceColor',[1 1 1]);
rectangle('Position',[75 -96.875 3.125 3.125], 'FaceColor',[1 1 1]);
rectangle('Position',[78.125 -96.875 3.125 3.125], 'FaceColor',[1 1 1]);
rectangle('Position',[75 -100 3.125 3.125], 'FaceColor',[0 0 0]);
rectangle('Position',[78.125 -100 3.125 3.125], 'FaceColor',[0 0 0]);
rectangle('Position',[81.25 -96.875 3.125 3.125], 'FaceColor',[1 1 1]);
rectangle('Position',[84.375 -96.875 3.125 3.125], 'FaceColor',[1 1 1]);
rectangle('Position',[81.25 -100 3.125 3.125], 'FaceColor',[0 0 0]);
rectangle('Position',[84.375 -100 3.125 3.125], 'FaceColor',[0 0 0]);
rectangle('Position',[93.75 -90.625 3.125 3.125], 'FaceColor',[1 1 1]);
rectangle('Position',[96.875 -90.625 3.125 3.125], 'FaceColor',[0 0 0]);
rectangle('Position',[93.75 -93.75 3.125 3.125], 'FaceColor',[1 1 1]);
rectangle('Position',[96.875 -93.75 3.125 3.125], 'FaceColor',[0 0 0]);
rectangle('Position',[87.5 -96.875 3.125 3.125], 'FaceColor',[1 1 1]);
rectangle('Position',[90.625 -96.875 3.125 3.125], 'FaceColor',[1 1 1]);
rectangle('Position',[87.5 -100 3.125 3.125], 'FaceColor',[0 0 0]);
rectangle('Position',[90.625 -100 3.125 3.125], 'FaceColor',[0 0 0]);
rectangle('Position',[93.75 -96.875 3.125 3.125], 'FaceColor',[1 1 1]);
rectangle('Position',[96.875 -96.875 3.125 3.125], 'FaceColor',[0 0 0]);
rectangle('Position',[93.75 -100 3.125 3.125], 'FaceColor',[0 0 0]);
rectangle('Position',[96.875 -100 3.125 3.125], 'FaceColor',[0 0 0]);
X=[93.3333,90.625,85.9375,82.8125,79.6875,76.5625,78.125,82.8125,85.9375,85.9375,85.9375,82.8125,78.125,71.875,65.625,59.375,53.125,46.875,40.625,34.375,28.125,21.875,17.1875,14.0625,10.9375,7.8125,7.8125,10.9375,10.9375,10.9375,10.9375,10.9375,9.375,7.8125,7.8125,9.375,6.66667];
Y=[-6.66667,-9.375,-14.0625,-17.1875,-20.3125,-23.4375,-28.125,-29.6875,-32.8125,-35.9375,-39.0625,-42.1875,-46.875,-53.125,-59.375,-65.625,-65.625,-59.375,-53.125,-46.875,-40.625,-40.625,-45.3125,-48.4375,-51.5625,-54.6875,-57.8125,-60.9375,-64.0625,-67.1875,-70.3125,-73.4375,-78.125,-82.8125,-85.9375,-90.625,-93.3333];
hold on;
plot(X,Y,'r');
legend('421.209','Location','southoutside');
